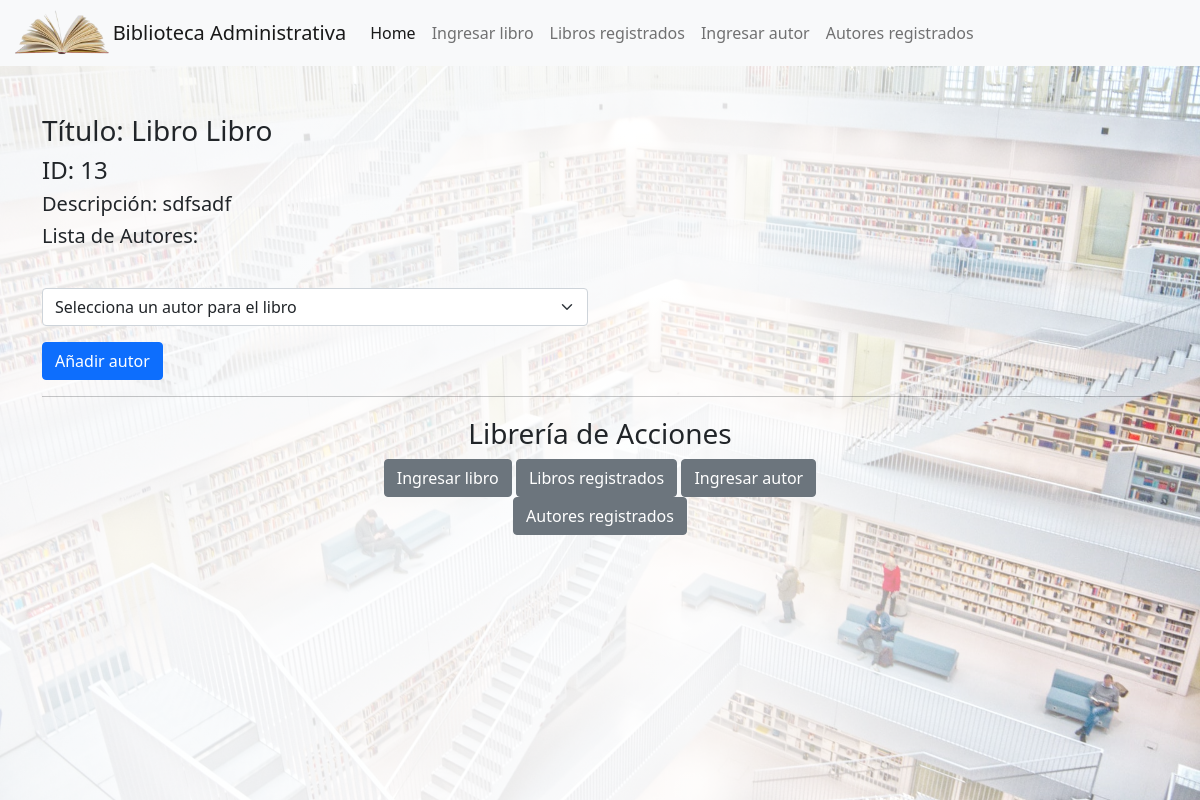
The page /ver_libro/13 on the database its author committed.
### books_authors_app/models.py (models this page shows, shortened)
class Libro(models.Model):
    titulo = models.CharField(max_length=255)
    desc = models.CharField(max_length=255)
    created_at = models.DateTimeField(auto_now_add=True)
    updated_at = models.DateTimeField(auto_now_add=True)
    def __str__(self):
        return f"Libro: {self.titulo}, {self.desc}"

### books_authors_app/views.py (the view)
# urls.py: path('ver_libro/<int:id>', views.ver_libro),
def ver_libro(request, id):
    libro = Libro.objects.get(id=id)
    print("-"*10 , "Vamos a mostrar el libro", libro)
    autor_add= []
    for author in Autor.objects.all():
        if author not in libro.autores.all():
            autor_add.append(author)
    context = {
        'libro' : libro,
        'autor_add': autor_add,
    }
    return render(request, 'libros_autores.html', context)

### books_authors_app/templates/libros_autores.html (shortened to what this page needs)
<!DOCTYPE html>
<html lang="en">
<head>
    {% load static %}
    <link href="https://cdn.jsdelivr.net/npm/bootstrap@5.1.0/dist/css/bootstrap.min.css" rel="stylesheet"
>
    <link rel="stylesheet" href="{% static 'css/style.css' %}">
</head>
<body>
    <section class="bg">
        <nav class="navbar navbar-expand-lg navbar-light bg-light">
            <div class="container-fluid">
                <img src="{% static 'img/libro.png' %}" class="img-nav" /><a class="navbar-brand" href="#">Biblioteca
                    Administrativa</a>
                <div class="collapse navbar-collapse" id="navbarText">
                    <ul class="navbar-nav me-auto mb-2 mb-lg-0">
                        <li class="nav-item">
                            <a class="nav-link active" aria-current="page" href="/">Home</a>
                        </li>
                        <li class="nav-item">
                            <a class="nav-link" aria-current="page" href="/libros">Ingresar libro</a>
                        </li>
                        <li class="nav-item">
                            <a class="nav-link" href="/libros">Libros registrados</a>
                        </li>
                        <li class="nav-item">
                            <a class="nav-link" href="/autores">Ingresar autor</a>
                        </li>
                        <li class="nav-item">
                            <a class="nav-link" href="/autores">Autores registrados</a>
                        </li>
                    </ul>
                </div>
            </div>
        </nav>
    <div class="container">
        <div class="row">
            <div class="col-sm-12 col-md-6 mt-5">
                <h3>Título: Libro {{libro.titulo}}</h3>
                <h4> ID: {{libro.id}}</h4>
                <h5> Descripción: {{libro.desc}} </h5>
                <h5> Lista de Autores: </h5>
                <form method="POST" action="/agregar_autor">
                    <div class="mb-3">
                        <select class="form-select" name="autor_id">
                            <option selected value="">Selecciona un autor para el libro</option>
                        </select>
                    </div>
                    <button type="submit" class="btn btn-primary">Añadir autor</button>
                </form>
            </div>
        </div>
        <hr>
        <div class="container modulo2">
            <h3> Librería de Acciones </h3>
            <a class="btn btn-secondary" href="/libros">Ingresar libro</a>
            <a class="btn btn-secondary" href="/libros">Libros registrados</a>
            <a class="btn btn-secondary" href="/autores">Ingresar autor</a>
            <a class="btn btn-secondary" href="/autores">Autores registrados</a>
        </div>
    </div>
</section>
</body>
</html>

### books_authors_app/static/css/style.css (style rules this page uses)
.img-nav { height: 50px; width: auto; }
.bg { background: linear-gradient(95.61deg, rgba(255, 255, 255, 0.85) 59.36%, rgba(255, 255, 255, 0) 103.47%), url(../img/bg-desktop.jpeg) no-repeat center center/cover, #f8f6f6a4; height: 100vh; width: 100vw; }
.modulo2 { width: 50%; height: 50%; margin: 20px auto; text-align: center; }

### rows shown on the page
Libro: titulo "Libro", id "13", desc "sdfsadf"
